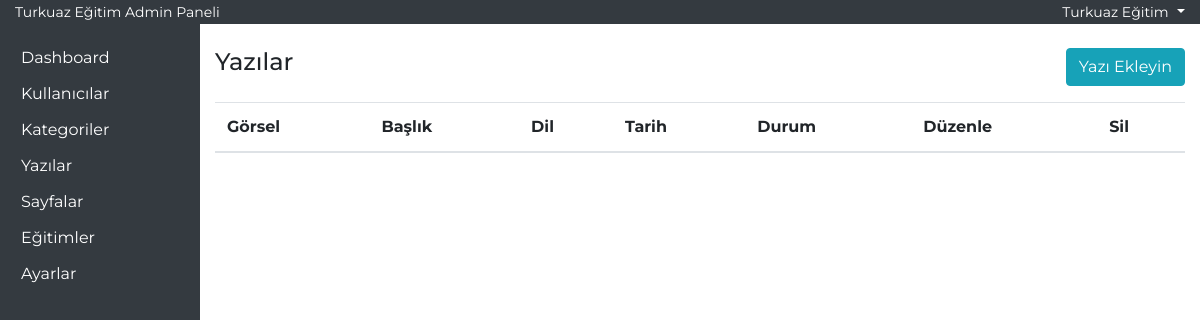
The app's page /admin-yntm/yazilar.php (signed in), older data.
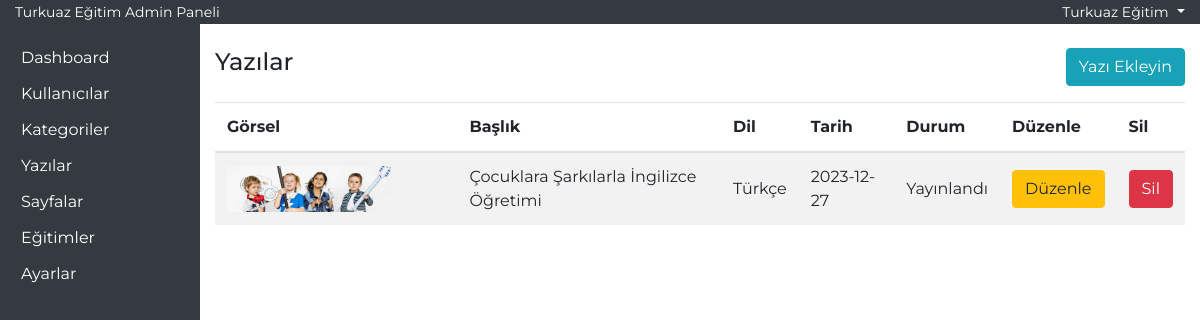
The same page, newer data.
### tables this page shows
CREATE TABLE IF NOT EXISTS `yazilar` (
  `id` int NOT NULL AUTO_INCREMENT,
  `baslik` varchar(150) NOT NULL,
  `blogYazisi` text NOT NULL,
  `meta` text NOT NULL,
  `gorsel` text NOT NULL,
  `alt` text NOT NULL,
  `tarih` varchar(20) NOT NULL,
  `lang` varchar(20) NOT NULL,
  `durum` varchar(20) NOT NULL,
  PRIMARY KEY (`id`)
);

### admin-yntm/yazilar.php (the view, shortened to what this page needs)
<?php
require_once('header.php');
?>
<div class="row">
    <div class="col-md-6">
        <h4>Yazılar</h4>
    </div>
    <div class="col-md-6 text-right">
        <button type="button" class="btn btn-info" data-toggle="modal" data-target="#yaziEkle">
            Yazı Ekleyin
        </button>
    </div>
</div>
<div class="row mt-3">
    <div class="col-12">
        <table class="table table-striped">
            <thead>
                <tr>
                    <th>Görsel</th>
                    <th>Başlık</th>
                    <th>Dil</th>
                    <th>Tarih</th>
                    <th>Durum</th>
                    <th>Düzenle</th>
                    <th>Sil</th>
                </tr>
            </thead>
            <tbody>
                <?php
                $yaziList = $db->prepare('select * from yazilar order by id desc');
                $yaziList->execute();
                if ($yaziList->rowCount()) {
                    foreach ($yaziList as $yaziListSatir) {
                ?>
                        <tr>
                            <td class="w-25"><img src="<?php echo $yaziListSatir['gorsel']; ?>" class="w-75"></td>
                            <td><?php echo $yaziListSatir['baslik']; ?></td>
                            <td><?php echo $yaziListSatir['lang']; ?></td>
                            <td><?php echo $yaziListSatir['tarih']; ?></td>
                            <td><?php echo $yaziListSatir['durum']; ?></td>
                            <td><a href="yazilar.php?updateID=<?php echo $yaziListSatir['id']; ?>" class="btn btn-warning">Düzenle</a></td>
                            <td><a href="yazilar.php?deleteID=<?php echo $yaziListSatir['id']; ?>" class="btn btn-danger">Sil</a></td>
                        </tr>
                <?php
                    }
                }
                ?>
            </tbody>
        </table>
    </div>
</div>
<?php require_once('footer.php'); ?>

Row changes from the older to the newer data that the page shows:
added yazilar: gorsel (picture), baslik "Çocuklara Şarkılarla İngilizce Öğretimi", lang "Türkçe", tarih "2023-12-27", durum "Yayınlandı"
